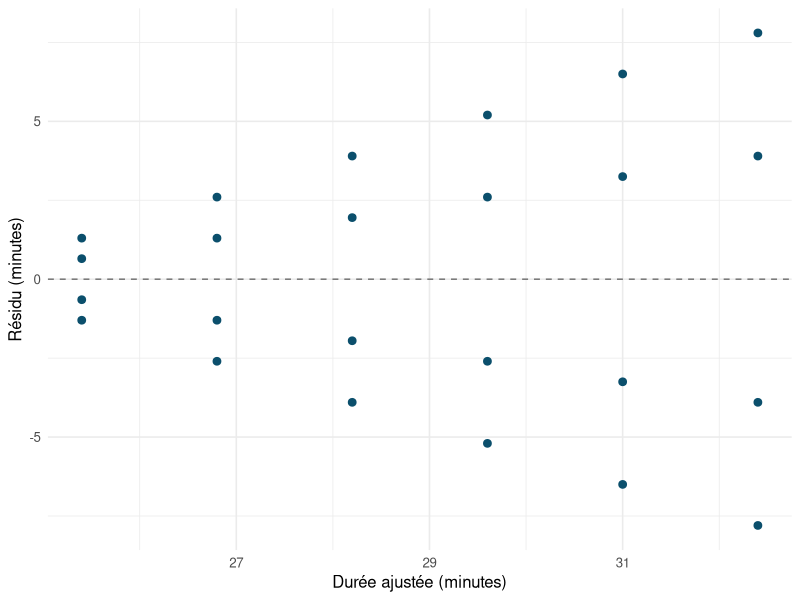

This figure's R source:
## ---- chunk 1
#| label: m05-qc-preparation
#| include: false
library(tidyverse)

# Cas fictif : les écarts sont centrés et orthogonaux à l'explicative.
casques <- tibble(
  defauts = 2:11,
  minutes = 9.4 + 1.8 * defauts + c(2,-1,-1,-1,1,1,-1,-1,-1,2)
)
modele_casques <- lm(minutes ~ defauts, data = casques)
intervalle_moyenne <- predict(modele_casques, tibble(defauts = 9),
                             interval = "confidence")
intervalle_nouveau <- predict(modele_casques, tibble(defauts = 9),
                             interval = "prediction")
nombre_fr <- function(x, decimales = 2) {
  formatC(x, format = "f", digits = decimales,
          decimal.mark = ",", big.mark = " ")
}

# Les quatre écarts à chaque niveau ont une somme nulle.
# Le modèle ajusté conserve la forme moyenne, mais la dispersion augmente.
sechage <- tibble(
  charge_kg = rep(1:6, each = 4),
  ecart = rep(c(-2,-1,1,2), times = 6) * .65 * charge_kg,
  minutes = 24 + 1.4 * charge_kg + ecart
)
modele_sechage <- lm(minutes ~ charge_kg, data = sechage)
diagnostic_sechage <- sechage |>
  mutate(ajuste = fitted(modele_sechage), residu = residuals(modele_sechage))
## ---- chunk 2
cat("lm(minutes ~ defauts, data = casques)\n")
printCoefmat(coef(summary(modele_casques)), digits = 4)
cat("R-squared:", format(round(summary(modele_casques)$r.squared, 4), nsmall = 4), "\n")
## ---- chunk 3
bind_rows(
  as_tibble(intervalle_moyenne) |> mutate(cible = "Durée moyenne"),
  as_tibble(intervalle_nouveau) |> mutate(cible = "Nouvel appareil")
) |>
  transmute(Cible = cible, `Prédiction (min)` = nombre_fr(fit),
            `Borne basse (min)` = nombre_fr(lwr),
            `Borne haute (min)` = nombre_fr(upr)) |>
  knitr::kable()
## ---- chunk 4
#| label: m05-qc-diagnostic
#| fig-width: 6.8
#| fig-height: 3.8
#| fig-alt: "Les résidus forment des groupes verticaux centrés autour de zéro. Leur dispersion augmente aux grandes durées ajustées."
ggplot(diagnostic_sechage, aes(ajuste, residu)) +
  geom_hline(yintercept = 0, colour = "grey45", linetype = 2) +
  geom_point(colour = "#0B4F6C", size = 2.3) +
  labs(x = "Durée ajustée (minutes)", y = "Résidu (minutes)") +
  theme_minimal(base_size = 12)
## ---- chunk 5
#| echo: true
erreurs_minutes <- c(-1,1,-3,3)
c(erreur_moyenne = mean(erreurs_minutes),
  rmse_minutes = sqrt(mean(erreurs_minutes^2)))
## ---- chunk 6
#| echo: true
duree_quadratique <- function(x) 6 + 2*x + .4*x^2
c(deux_a_trois = duree_quadratique(3) - duree_quadratique(2),
  cinq_a_six = duree_quadratique(6) - duree_quadratique(5))
## ---- chunk 7
#| echo: true
-7 * log(1.25)
## ---- chunk 8
#| echo: true
library(tidyverse)
compost <- tibble(
  lot = LETTERS[1:8],
  masse = c(5,6,7,8,9,NA,11,12),
  temperature = c(31,33,36,NA,40,42,44,46),
  note = c(NA,"Stable",NA,"Stable","Stable","Stable","Stable","Stable")
)
compost_analyse <- compost |>
  filter(!is.na(masse), !is.na(temperature))
compost_analyse |> select(lot, masse, temperature)
nrow(compost_analyse)
## ---- chunk 9
#| echo: true
library(tidyverse)
casques <- tibble(
  defauts = 2:11,
  minutes = 9.4 + 1.8 * defauts + c(2,-1,-1,-1,1,1,-1,-1,-1,2)
)
modele_casques <- lm(minutes ~ defauts, data = casques)
summary(modele_casques)
## ---- chunk 10
#| echo: true
nouveau <- tibble(defauts = 9)
predict(modele_casques, nouveau, interval = "confidence")
predict(modele_casques, nouveau, interval = "prediction")
